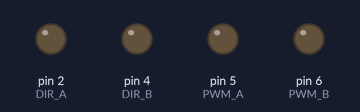
A sketch run on a simulated Arduino Uno, built with avr-gcc and run on an emulated ATmega328P. Parts: output pins drawn as LEDs (lit = HIGH). At 38.7 s the program stops and its outputs stay as they are.

Above: at 0.1 s.
At 2.3 s:
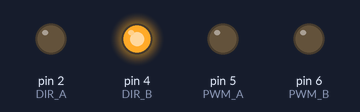
At 9.1 s:
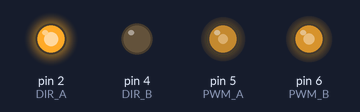
At 18.1 s:
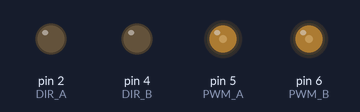
At 21.71 s:
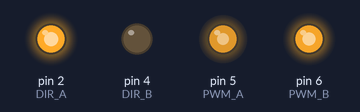
At 30.7 s:
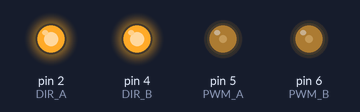
Timing chart, 0 to 38.2 s (numbered marks = the images above):
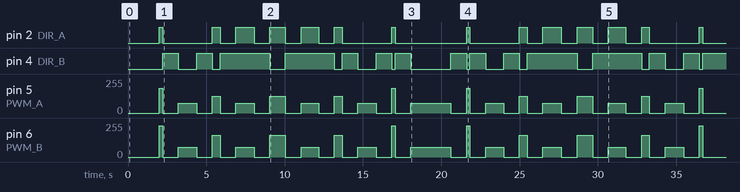

Measured:
- by itself, pin 2 (DIR_A): LOW → HIGH at 2.0 s, → LOW 0.21 s later, → HIGH 3.2 s later, → LOW 0.50 s later, … (28 changes in this stretch)
- by itself, pin 4 (DIR_B): LOW → HIGH at 2.2 s, → LOW 1.0 s later, → HIGH 1.2 s later, → LOW 1.0 s later, … (29 changes in this stretch)
- by itself, pin 5 (PWM_A): 0/255 → 185/255 at 2.0 s, → 0/255 0.21 s later, → 75/255 1.0 s later, → 0/255 1.2 s later, … (38 changes in this stretch)
- by itself, pin 6 (PWM_B): 0/255 → 235/255 at 2.0 s, → 0/255 0.21 s later, → 75/255 1.0 s later, → 0/255 1.2 s later, … (38 changes in this stretch)

The sketch:

P4_Circuito_con_aceleracion.ino
```cpp
#define DIR_A 2
#define PWM_A 5

#define DIR_B 4
#define PWM_B 6

#define VELOCIDAD 145
#define TIEMPO_AVANCE 500
#define TIEMPO_GIRO 1175
#define DESVIO 20
#define DESVIO2 25

void mover(int dirDerecha, int pwmDerecha, int dirIzquierda, int pwmIzquierda) {
  digitalWrite(DIR_A, dirDerecha);
  analogWrite(PWM_A, pwmDerecha);

  digitalWrite(DIR_B, dirIzquierda ^ 1);
  analogWrite(PWM_B, pwmIzquierda);
}

void avanzar_recto() {
  mover(1, VELOCIDAD - DESVIO, 1, VELOCIDAD + DESVIO);
}

void avanzar_recto2(int velocidad) {
  mover(1, velocidad - DESVIO2, 1, velocidad + DESVIO2);
}

void detenerse() {
  mover(0, 0, 0, 0);
  delay(1000);
}

void girar_derecha() {
  mover(0, 75, 1, 75);
}

void girar_izquierda() {
  mover(1, 75, 0, 75);
}

void circuito() {
    // Avanza
  avanzar_recto2(210);
  delay(210);
  detenerse();

  girar_derecha();
  delay(TIEMPO_GIRO - 10);
  detenerse();

  avanzar_recto();
  delay(TIEMPO_AVANCE);
  detenerse();

  girar_izquierda();
  delay(TIEMPO_GIRO);
  detenerse();

  avanzar_recto();
  delay(TIEMPO_AVANCE + 500);
  detenerse();

  girar_izquierda();
  delay(TIEMPO_GIRO - 50);
  detenerse();

  avanzar_recto();
  delay(TIEMPO_AVANCE);
  detenerse();

  girar_derecha();
  delay(TIEMPO_GIRO);
  detenerse();

  avanzar_recto2(210);
  delay(210);
  detenerse();
}

void setup() {
  pinMode(DIR_A, OUTPUT);
  pinMode(PWM_A, OUTPUT);
  pinMode(DIR_B, OUTPUT);
  pinMode(PWM_B, OUTPUT);
  delay(2000);
}

void loop() {
  // girar_derecha();
  // girar_izquierda();
  // delay(1175);

   // avanzar_recto2(210);
   // delay(250);


   // detenerse();
   // delay(500);

  circuito();

  girar_derecha();
  delay(TIEMPO_GIRO * 2 + 200);
  detenerse();

  // girar_derecha();
  // delay(TIEMPO_GIRO);
  // detenerse();

  circuito();
  detenerse();

  while(true) {
  }
}
```
